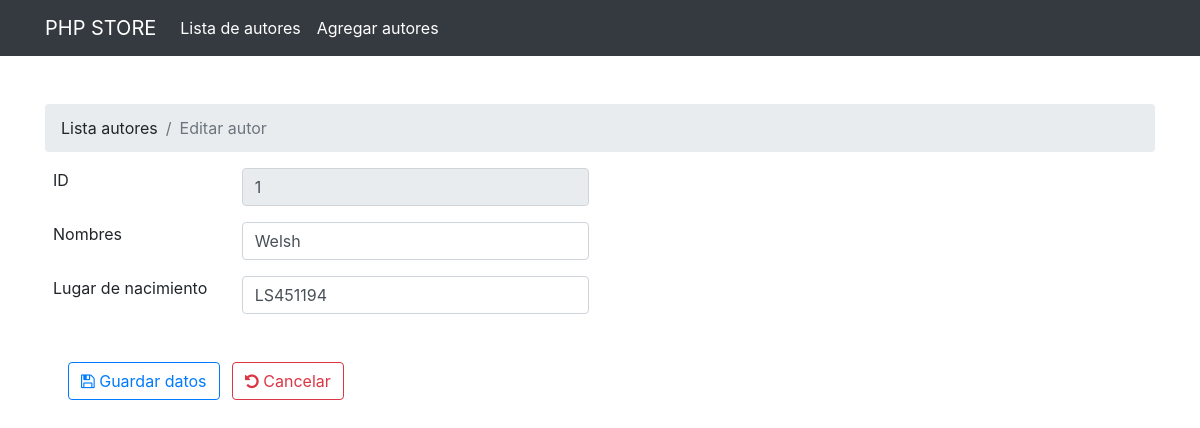
/editar.php?idAutor=1, run on the app's committed database.
### tables this page shows
CREATE TABLE IF NOT EXISTS `autor` (
  `idAutor` bigint(20) unsigned NOT NULL AUTO_INCREMENT,
  `nombre` varchar(255) NOT NULL,
  `carnet` varchar(8) DEFAULT NULL,
  PRIMARY KEY (`idAutor`),
  UNIQUE KEY `carnet` (`carnet`)
);

### editar.php (the view, shortened to what this page needs)
<?php
    require_once "db/db.php";
    if(isset($_REQUEST['save'])=='')
    {
        if(isset($_REQUEST['acc'])=='ok')
        {
            $pagina = file_get_contents("templates/editar.html");
            $pagina = preg_replace('/--nav--/', GetNav(), $pagina);
            $pagina = preg_replace('/--alert--/', '<div class="alert alert-success alert-dismissable"><button type="button" class="close" data-dismiss="alert" aria-hidden="true">&times;</button> Los datos han sido actualizados con éxito.</div>', $pagina);
            $pagina = preg_replace('/--form--/', GetForm(), $pagina);
            echo $pagina;
        }
        else
        {
            $pagina = file_get_contents("templates/editar.html");
            $pagina = preg_replace('/--nav--/', GetNav(), $pagina);
            $pagina = preg_replace('/--alert--/', '', $pagina);
            $pagina = preg_replace('/--form--/', GetForm(), $pagina);
            echo $pagina;
        }
    }
    else
    {
        $pagina = file_get_contents("templates/editar.html");
        $pagina = preg_replace('/--nav--/', getNav(), $pagina);
        $pagina = preg_replace('/--alert--/', getAlert(), $pagina);
        $pagina = preg_replace('/--form--/', getForm(), $pagina);
        echo $pagina;
    }
    function GetNav()
    {
        $active='<li class=" textnav-item active"><a class=" text-white nav-link" href="index.php">Lista de autores</a></li>
        <li class=" nav-item"><a class="text-white nav-link" href="agregar.php">Agregar autores</a></li>';
        $nav = file_get_contents("templates/nav.html");
        $nav = preg_replace('/--active--/', $active, $nav);
        return $nav;
    }
    function GetForm()
    {
        global $con;
        $form="";
        $idAutor = mysqli_real_escape_string($con,(strip_tags($_REQUEST["idAutor"],ENT_QUOTES)));
        $sql = mysqli_query($con, "SELECT * FROM autor WHERE idAutor='$idAutor'");
        if(mysqli_num_rows($sql) > 0){
            $row = mysqli_fetch_assoc($sql);
            $id		     = htmlentities($row['idAutor'],ENT_QUOTES);
            $nombre		     =  htmlentities($row['nombre'], ENT_QUOTES);
            $carnet =  htmlentities($row['carnet'], ENT_QUOTES);
            $form = "<form class=\"form-horizontal ml-2\" action=\"\" method=\"post\">
             <div class=\"form-group row\">
                <label class=\"col-sm-2 control-label\">ID</label>
                <div class=\"col-sm-4\">
                    <input disabled type=\"text\" name=\"idAutor\" value='".$id."' class=\"form-control\" placeholder=\"Lugar de nacimiento\" required>
                </div>
            </div>
            <div class=\"form-group row\">
                <label class=\"col-sm-2 control-label\">Nombres</label>
                <div class=\"col-sm-4\">
                    <input type=\"text\" name=\"nombre\" value='".$nombre."' class=\"form-control\" placeholder=\"Nombre\" required>
                </div>
            </div>
            <div class=\"form-group row\">
                <label class=\"col-sm-2 control-label\">Lugar de nacimiento</label>
                <div class=\"col-sm-4\">
                    <input type=\"text\" name=\"carnet\" value='".$carnet."' class=\"form-control\" placeholder=\"Lugar de nacimiento\" required>
                </div>
            </div>
            <div class=\"form-group\">
                <label class=\"col-sm-3 control-label\">&nbsp;</label>
                <div class=\"col-sm-6\">
                    <button type=\"submit\" name=\"save\" class=\"btn btn-md btn-outline-primary mr-2\"><i class=\"fa fa-save\"></i> Guardar datos</button>
                    <a href=\"index.php\" class=\"btn btn-md btn-outline-danger\"><i class=\"fa fa-undo\"></i> Cancelar</a>
                </div>
            </div>
        </form>";
        }
        return $form;
    }
?>

### data on the page
autor: idAutor "1", nombre "Welsh", carnet "LS451194"

### other printed values
$pagina "PHP STORE Lista autores Editar autor"
